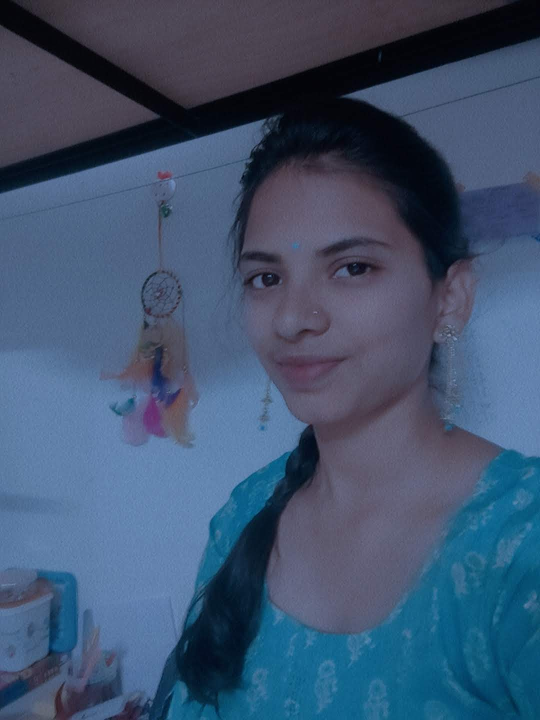
#> input picture OpenCV mini projects/Pic2.jpg, 1080 x 1440 px, found by its file name (shown at 1/2 size)
$ python Thresholding_opencv.py
#> lines starting #> are read from the running program, lines starting #| are printed output that depends on the picture; after the words box and inside, x2 and y2 are one past the last pixel; in counts of white or black regions, pixels touching at a corner belong together
#---------------------Thresholding------------------------
'''
Use to extract selected Data from the image by using pixels Values.
Also use to manage pixels and divide all values in two parts
'''
import cv2
import numpy as np

img = cv2.imread("E:\\Data\\Pic2.jpg",0)
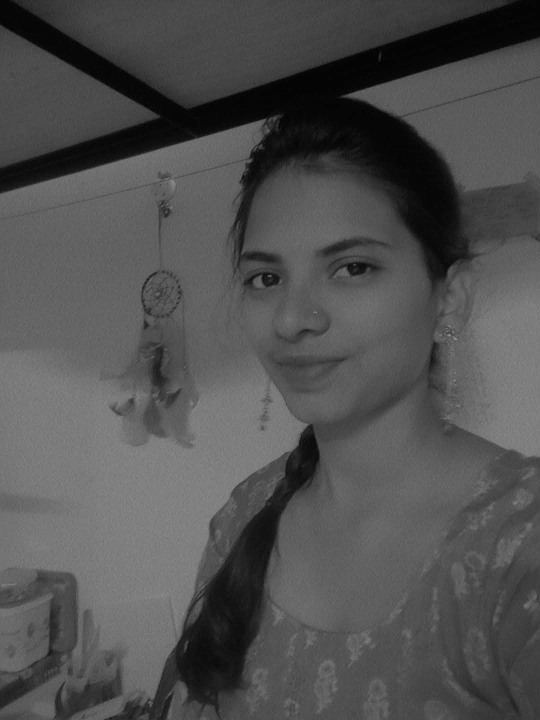
#> img: shape (1440, 1080) (shown at 1/2 size); min 0, max 154, mean 80.7
img = cv2.resize(img, (300,300))
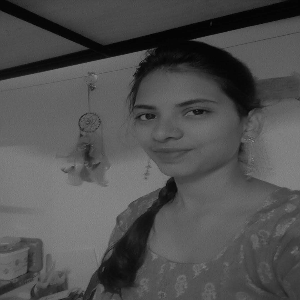
#> img: shape (300, 300); min 1, max 139, mean 80.6
'''
cv2.imshow("data", img)


#th1 = cv2.threshold(img, 50, 255, cv2.THRESH_BINARY)
#th2 = cv2.threshold(img, 50, 255, cv2.THRESH_BINARY_INV)
th3 = cv2.threshold(img, 50, 255, cv2.THRESH_TRUNC)
# [5 lines of commented-out code are left out]
cv2.imshow("3 - THRESH_TRUNC", th3)
#cv2.imshow("4 - THRESH_TOZERO", th4)
#cv2.imshow("5 - THRESH_TOZERO_INV", th5)
'''
th1 = cv2.threshold(img, 127, 255, cv2.THRESH_BINARY)
th2 = cv2.adaptiveThreshold(img, 255, cv2.ADAPTIVE_THRESH_MEAN_C, cv2.THRESH_BINARY, 11, 2)
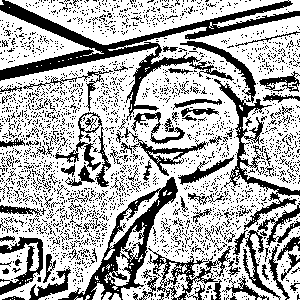
#> th2: shape (300, 300); 68.1% white; 2529 black regions (2436 under 20 px), largest, box (x1, y1, x2, y2) and area: (0, 0, 300, 121) 5451, (58, 177, 178, 300) 2881, (180, 41, 300, 230) 2487
th3 = cv2.adaptiveThreshold(img, 255, cv2.ADAPTIVE_THRESH_GAUSSIAN_C, cv2.THRESH_BINARY, 11, 2);
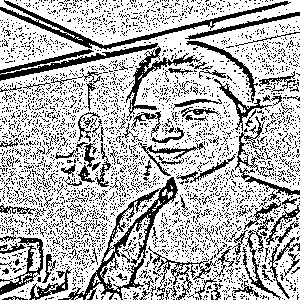
#> th3: shape (300, 300); 71.5% white; black in thin lines or dots

cv2.imshow("Image", img)
cv2.imshow("THRESH_BINARY", th1)
cv2.imshow("ADAPTIVE_THRESH_MEAN_C", th2)
cv2.imshow("ADAPTIVE_THRESH_GAUSSIAN_C", th3)

cv2.waitKey(0)
cv2.destroyAllWindows()

$ run again, with OpenCV mini projects/Pic1.jpg copied over OpenCV mini projects/Pic2.jpg
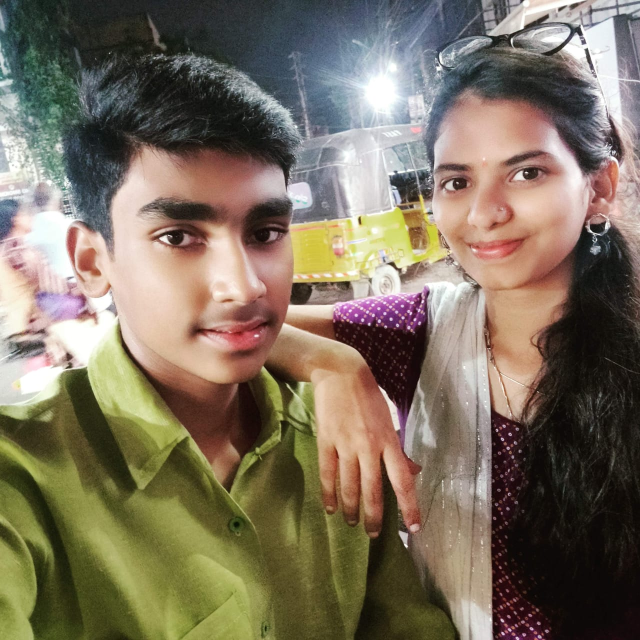
#> input picture OpenCV mini projects/Pic1.jpg, 1280 x 1280 px, found by its file name (shown at 1/2 size)
#> `th2 = cv2.adaptiveThreshold(img, 255, cv2.ADAPTIVE_THRESH_MEAN_C, cv2...`:
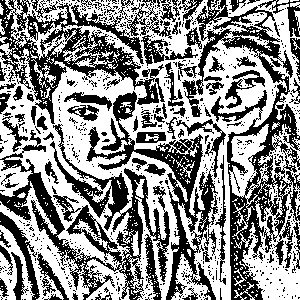
#> th2: shape (300, 300); 54.9% white; 753 black regions (675 under 20 px), largest, box (x1, y1, x2, y2) and area: (182, 0, 300, 300) 9234, (0, 124, 170, 300) 8163, (0, 0, 172, 124) 6715
#> `th3 = cv2.adaptiveThreshold(img, 255, cv2.ADAPTIVE_THRESH_GAUSSIAN_C, ..`:
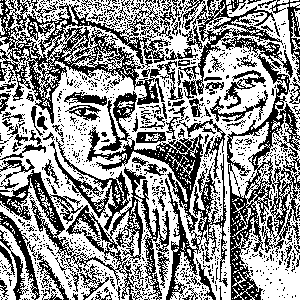
#> th3: shape (300, 300); 57.6% white; black in thin lines or dots

$ run again, with OpenCV mini projects/Pic4.jpg copied over OpenCV mini projects/Pic2.jpg
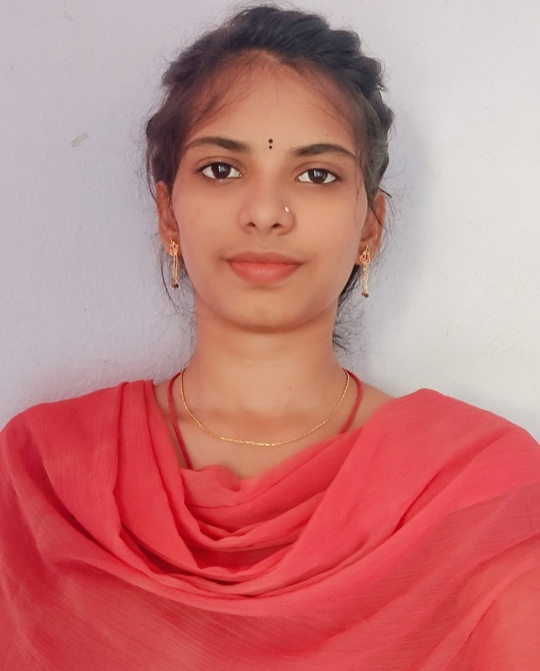
#> input picture OpenCV mini projects/Pic4.jpg, 1080 x 1342 px, found by its file name (shown at 1/2 size)
#> `th2 = cv2.adaptiveThreshold(img, 255, cv2.ADAPTIVE_THRESH_MEAN_C, cv2...`:
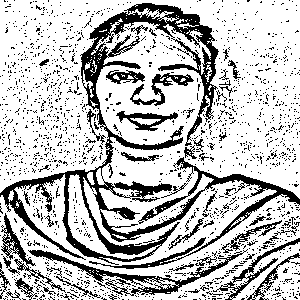
#> th2: shape (300, 300); 74.7% white; 1707 black regions (1655 under 20 px), largest, box (x1, y1, x2, y2) and area: (0, 3, 300, 269) 11648, (28, 249, 248, 296) 1532, (1, 213, 66, 293) 664
#> `th3 = cv2.adaptiveThreshold(img, 255, cv2.ADAPTIVE_THRESH_GAUSSIAN_C, ..`:
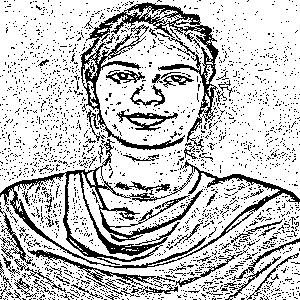
#> th3: shape (300, 300); 77.8% white; black in thin lines or dots
